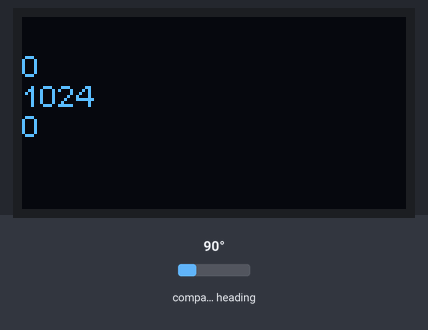
The sketch below on a simulated ESP32. Shown: 128×64 one-colour display. The test bench sets the inputs (shaded band); at power-on: compass heading 90°.

Above: at 1.2 s.
1.3 s: compass heading set to 7°
At 1.32 s:
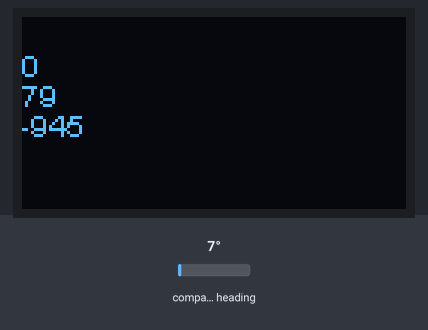
2.8 s: compass heading set to 90°
At 2.84 s:
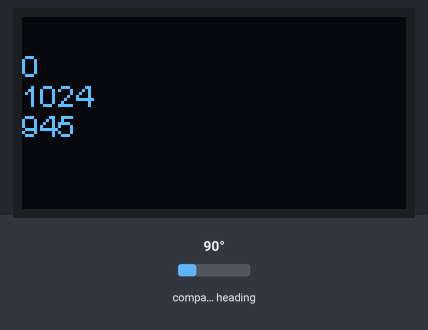
4.3 s: compass heading set to 180°
At 5.2 s:
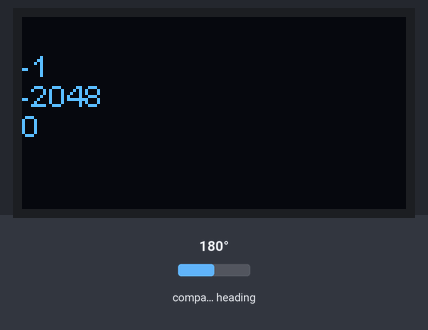
Timing chart, 0 to 7.3 s (numbered marks = the images above; inputs shaded):
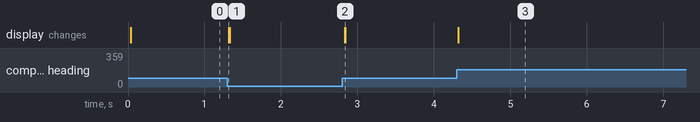

The sketch:

ZSS.ino
```cpp
#include "heltec.h"
#include <Wire.h>
#include <AS5600.h>
#include <can.h>
#include <mcp2515.h>

struct can_frame canMsg1;
//HiLetgo 2pcs MCP2515 CAN Bus Module TJA1050 Receiver SPI Module for Arduino AVR
//https://www.amazon.com/gp/product/B01D0WSEWU/ref=ppx_yo_dt_b_search_asin_title?ie=UTF8&psc=1
//MakerFocus ESP32 Development Board Upgraded Version 8MB Flash, ESP32 WiFi Bluetooth, ESP32 OLED 0.96 Inch OLED Display CP2102 Internet for Arduino ESP8266 NodeMCU
//https://www.amazon.com/gp/product/B076KJZ5QM/ref=ppx_yo_dt_b_search_asin_title?ie=UTF8&psc=1
//12bit Precision AS5600 Encoder Magnetic Induction Angle Measuring Sensor Module
//https://www.ebay.com/itm/12bit-Precision-AS5600-Encoder-Magnetic-Induction-Angle-Measuring-Sensor-Module/264739232981?ssPageName=STRK%3AMEBIDX%3AIT&_trksid=p2057872.m2749.l2649
//
//AS5600
//SCL-15,SDA-4

//MCP2515
//CS-14,SCK-18,MOSI-23,MISO-19

MCP2515 can1(14);

int32_t encoder0Reading = 0;
int32_t lastencoder0Reading = 0;
int32_t rate0 = 0;

int32_t encoder1Reading = 0;
int32_t lastencoder1Reading = 0;
int32_t rate1 = 0;

int32_t start = 0;
int32_t counter=0;

AMS_5600 ams5600;

int32_t ang, realang=0;

void setup()
{
  //SPI.begin(18, 19, 23, 14);

  Serial.begin(115200);
  Heltec.begin(true, false, true);
  Wire.begin(SDA_OLED, SCL_OLED);

  Heltec.display->setTextAlignment(TEXT_ALIGN_LEFT);
  Heltec.display->setFont(ArialMT_Plain_10);

  can1.reset();
  can1.setBitrate(CAN_500KBPS, MCP_8MHZ);
  can1.setNormalMode();
  delay(10);
  start = ams5600.getRawAngle();
  if(start>1000)
    counter=1;
}

void loop()
{
    Heltec.display->clear();
    encoder0Reading = ams5600.getRawAngle();
    rate0 = abs(encoder0Reading) - abs(lastencoder0Reading);
    lastencoder0Reading = encoder0Reading;
    if(rate0>1000){
      rate0=0;
      counter--;
     }

    if(rate0<-1000){
      rate0=0;
      counter++;
     }

  encoder1Reading=encoder0Reading+counter*4096;
    rate1 = abs(encoder1Reading) - abs(lastencoder1Reading);
    lastencoder1Reading = encoder1Reading;

    if(rate1>1000){
      rate1=0;
     }

    if(rate1<-1000){
      rate1=0;
     }

    canMsg1.can_id  = 0x23;
    canMsg1.can_dlc = 8;
    canMsg1.data[0] = (encoder1Reading >> 24) & 0xFF; //Bitshift the ANGSENSOR (Cabana errors with 32 bit)
    canMsg1.data[1] = (encoder1Reading >> 16) & 0xFF;
    canMsg1.data[2] = (encoder1Reading >> 8) & 0xFF;
    canMsg1.data[3] = (encoder1Reading >> 0) & 0xFF;
    canMsg1.data[4] = (rate1 >> 16) & 0xFF;
    canMsg1.data[5] = (rate1 >> 8) & 0xFF;
    canMsg1.data[6] = (rate1 >> 0) & 0xFF;
    canMsg1.data[7] = can_cksum (canMsg1.data, 7, 0x230); //Toyota CAN CHECKSUM

    can1.sendMessage(&canMsg1);

    Heltec.display->drawString(0, 10, String(counter));
    Heltec.display->drawString(0, 20, String(encoder1Reading));
    Heltec.display->drawString(0, 30, String(rate1));

    Heltec.display->display();

    delay(10);
}

int can_cksum (uint8_t *dat, uint8_t len, uint16_t addr) {
  uint8_t checksum = 0;
  checksum = ((addr & 0xFF00) >> 8) + (addr & 0x00FF) + len + 1;
  //uint16_t temp_msg = msg;
  for (int ii = 0; ii < len; ii++) {
    checksum += (dat[ii]);
  }
  return checksum;
}
```

Measured:
- after the input at 1.3 s, the display: changes at once (image 1)
- after the input at 2.8 s, the display: changes at once (image 2)
- after the input at 4.3 s, the display: changes at once (image 3)
